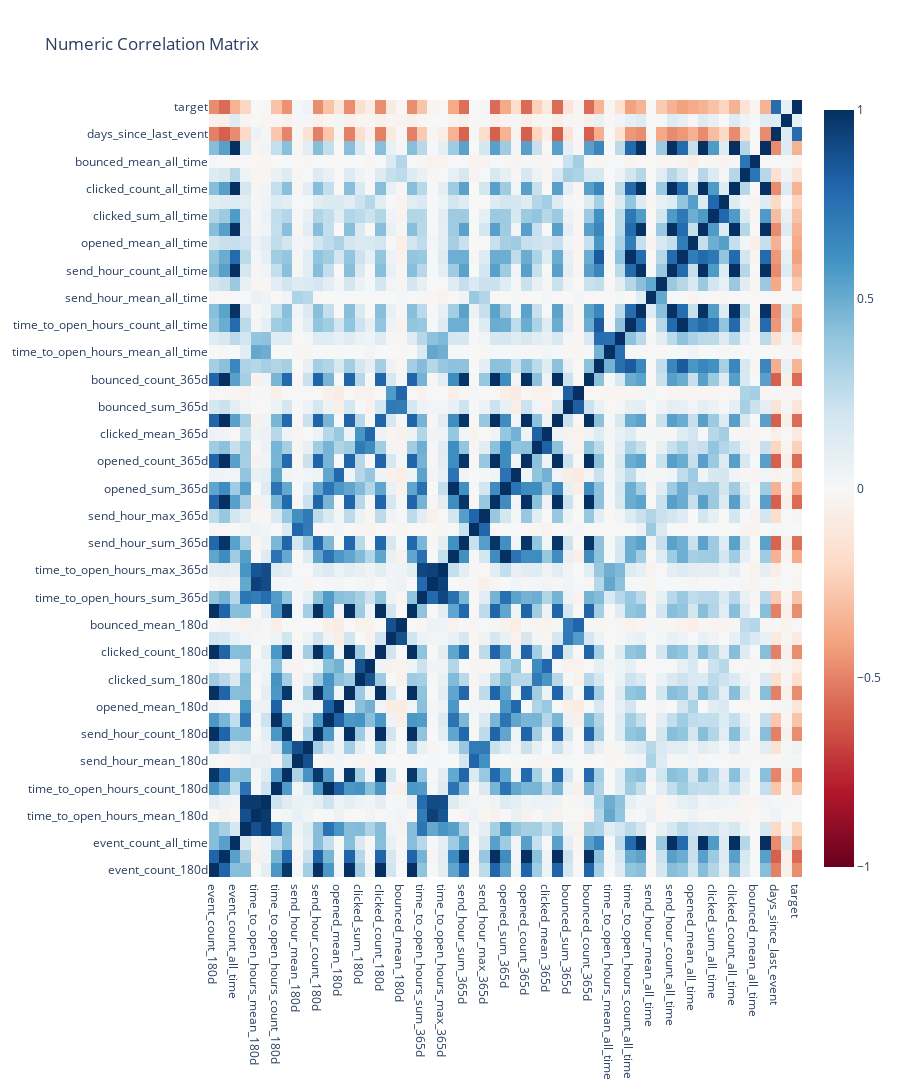

Source (notebook cell):
### Markdown cell above
## 4.2 Numeric Correlation Matrix

**📖 How to Read the Heatmap:**
- **Red (+1)**: Perfect positive correlation - features move together
- **Blue (-1)**: Perfect negative correlation - features move opposite
- **White (0)**: No linear relationship

**⚠️ Multicollinearity Warning:**
- Pairs with |r| > 0.7 may cause issues in linear models
- Consider removing one feature from highly correlated pairs
- Tree-based models are more robust to multicollinearity

### Code cell
numeric_cols = [
    name for name, col in findings.columns.items()
    if col.inferred_type in [ColumnType.NUMERIC_CONTINUOUS, ColumnType.NUMERIC_DISCRETE, ColumnType.TARGET]
    and name not in TEMPORAL_METADATA_COLS
]

if len(numeric_cols) >= 2:
    corr_matrix = df[numeric_cols].corr()
    fig = charts.heatmap(
        corr_matrix.values,
        x_labels=numeric_cols,
        y_labels=numeric_cols,
        title="Numeric Correlation Matrix"
    )
    display_figure(fig)
else:
    print("Not enough numeric columns for correlation analysis.")

### Figure 1 — Plotly figure (JSON) as saved in the notebook; plotly's stock layout.template omitted (floating-point values rounded to 4 significant figures; data arrays with more than 128 entries replaced by an {"elided": "..."} marker saying what was removed)
{"data": [{"colorscale": [[0, "rgb(103,0,31)"], [0.1, "rgb(178,24,43)"], [0.2, "rgb(214,96,77)"], [0.3, "rgb(244,165,130)"], [0.4, "rgb(253,219,199)"], [0.5, "rgb(247,247,247)"], [0.6, "rgb(209,229,240)"], [0.7, "rgb(146,197,222)"], [0.8, "rgb(67,147,195)"], [0.9, "rgb(33,102,172)"], [1, "rgb(5,48,97)"]], "type": "heatmap", "x": ["event_count_180d", "event_count_365d", "event_count_all_time", "time_to_open_hours_sum_180d", "time_to_open_hours_mean_180d", "time_to_open_hours_max_180d", "time_to_open_hours_count_180d", "send_hour_sum_180d", "send_hour_mean_180d", "send_hour_max_180d", "send_hour_count_180d", "opened_sum_180d", "opened_mean_180d", "opened_count_180d", "clicked_sum_180d", "clicked_mean_180d", "clicked_count_180d", "bounced_sum_180d", "bounced_mean_180d", "bounced_count_180d", "time_to_open_hours_sum_365d", "time_to_open_hours_mean_365d", "time_to_open_hours_max_365d", "time_to_open_hours_count_365d", "send_hour_sum_365d", "send_hour_mean_365d", "send_hour_max_365d", "send_hour_count_365d", "opened_sum_365d", "opened_mean_365d", "opened_count_365d", "clicked_sum_365d", "clicked_mean_365d", "clicked_count_365d", "bounced_sum_365d", "bounced_mean_365d", "bounced_count_365d", "time_to_open_hours_sum_all_time", "time_to_open_hours_mean_all_time", "time_to_open_hours_max_all_time", "time_to_open_hours_count_all_time", "send_hour_sum_all_time", "send_hour_mean_all_time", "send_hour_max_all_time", "send_hour_count_all_time", "opened_sum_all_time", "opened_mean_all_time", "opened_count_all_time", "clicked_sum_all_time", "clicked_mean_all_time", "clicked_count_all_time", "bounced_sum_all_time", "bounced_mean_all_time", "bounced_count_all_time", "days_since_last_event", "days_since_first_event", "target"], "y": ["event_count_180d", "event_count_365d", "event_count_all_time", "time_to_open_hours_sum_180d", "time_to_open_hours_mean_180d", "time_to_open_hours_max_180d", "time_to_open_hours_count_180d", "send_hour_sum_180d", "send_hour_mean_180d", "send_hour_max_180d", "send_hour_count_180d", "opened_sum_180d", "opened_mean_180d", "opened_count_180d", "clicked_sum_180d", "clicked_mean_180d", "clicked_count_180d", "bounced_sum_180d", "bounced_mean_180d", "bounced_count_180d", "time_to_open_hours_sum_365d", "time_to_open_hours_mean_365d", "time_to_open_hours_max_365d", "time_to_open_hours_count_365d", "send_hour_sum_365d", "send_hour_mean_365d", "send_hour_max_365d", "send_hour_count_365d", "opened_sum_365d", "opened_mean_365d", "opened_count_365d", "clicked_sum_365d", "clicked_mean_365d", "clicked_count_365d", "bounced_sum_365d", "bounced_mean_365d", "bounced_count_365d", "time_to_open_hours_sum_all_time", "time_to_open_hours_mean_all_time", "time_to_open_hours_max_all_time", "time_to_open_hours_count_all_time", "send_hour_sum_all_time", "send_hour_mean_all_time", "send_hour_max_all_time", "send_hour_count_all_time", "opened_sum_all_time", "opened_mean_all_time", "opened_count_all_time", "clicked_sum_all_time", "clicked_mean_all_time", "clicked_count_all_time", "bounced_sum_all_time", "bounced_mean_all_time", "bounced_count_all_time", "days_since_last_event", "days_since_first_event", "target"], "z": {"elided": "57x57 float values"}, "zmid": 0}], "layout": {"height": 1425, "title": {"text": "Numeric Correlation Matrix"}}}
